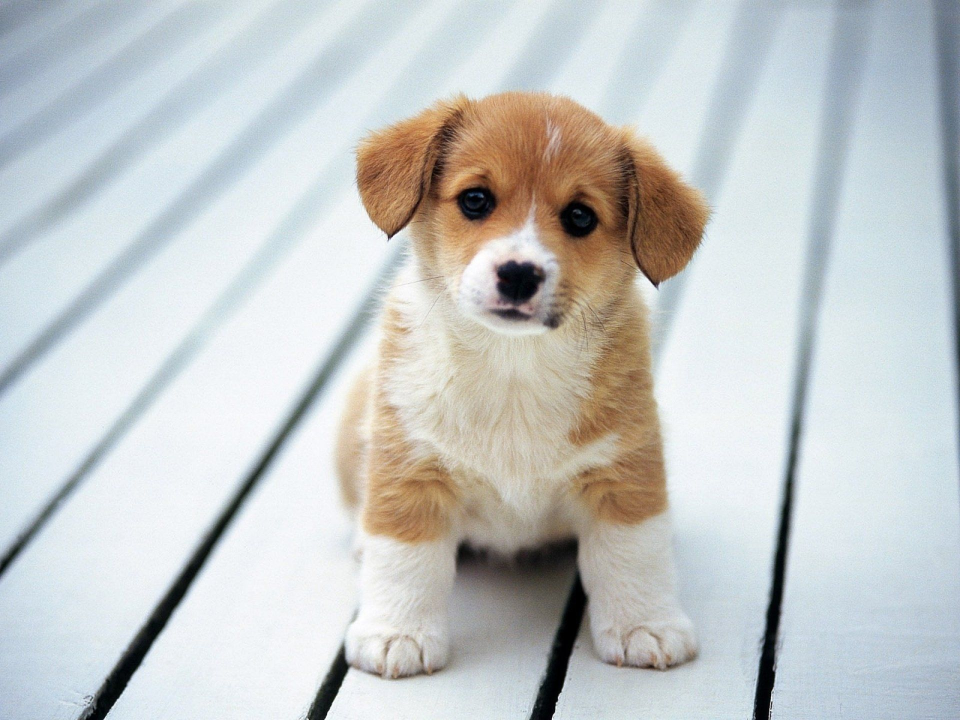
#> input picture 5439024.jpg, 1920 x 1440 px, found by its file name (shown at 1/2 size)
$ jupyter execute second.ipynb   (shell and % lines are left out)
#> lines starting #> are read from the running program, lines starting #| are printed output that depends on the picture
How to Process image data

[cell 1]
import requests
url = "https://wallpaper.dog/large/5439024.jpg"
r = requests.get(url, stream=True); r.raise_for_status()
with open("5439024.jpg", "wb") as f:
    for chunk in r.iter_content(8192):
        f.write(chunk)

[cell 2]
import matplotlib.image as mpimg
import matplotlib.pyplot as plt

[cell 3]
img=mpimg.imread('5439024.jpg')
#> img is the input picture: shape (1440, 1920, 3); mean R, G, B 196.8, 200.1, 199.7

[cell 4]
type(img)

[cell 5]
img.shape
#> Out = (1440, 1920, 3)

[cell 6]
print(img)
#> (printed output is left out)

[cell 7]
img_plot = plt.imshow(img)
plt.show()

resizing image using pillow library

[cell 8]
from PIL import Image

[cell 9]
img=Image.open('5439024.jpg')
img_resized = img.resize((150,150))
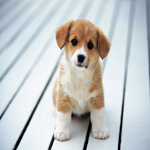
#> img_resized: PIL image 150x150 RGB; mean R, G, B 196.8, 200.1, 199.7

[cell 10]
img_resized.save('resized_image.jpg')

[cell 11]
img=mpimg.imread('resized_image.jpg')
#> img: shape (150, 150, 3)
img_plot = plt.imshow(img)
plt.show()

[cell 12]
import cv2

[cell 13]
img = cv2.imread('5439024.jpg')
#> img: shape (1440, 1920, 3)

[cell 14]
type(img)

[cell 15]
img.shape
#> Out = (1440, 1920, 3)

[cell 16]
gray_img = cv2.cvtColor(img, cv2.COLOR_BGR2GRAY)
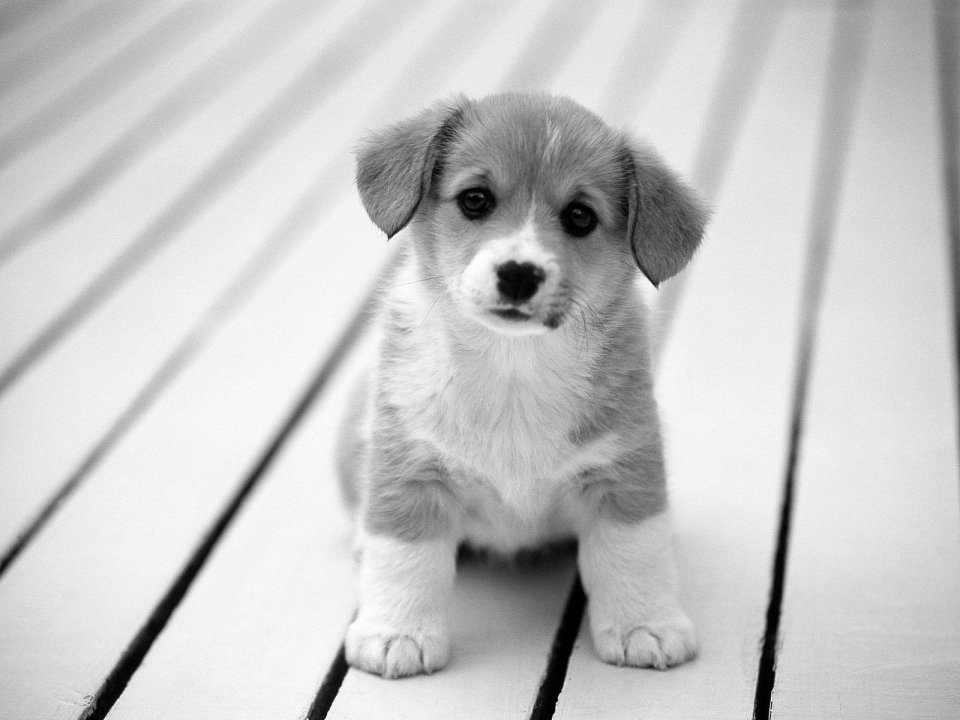
#> gray_img: shape (1440, 1920) (shown at 1/2 size); min 0, max 255, mean 199

[cell 17]
gray_img.shape
#> Out = (1440, 1920)
